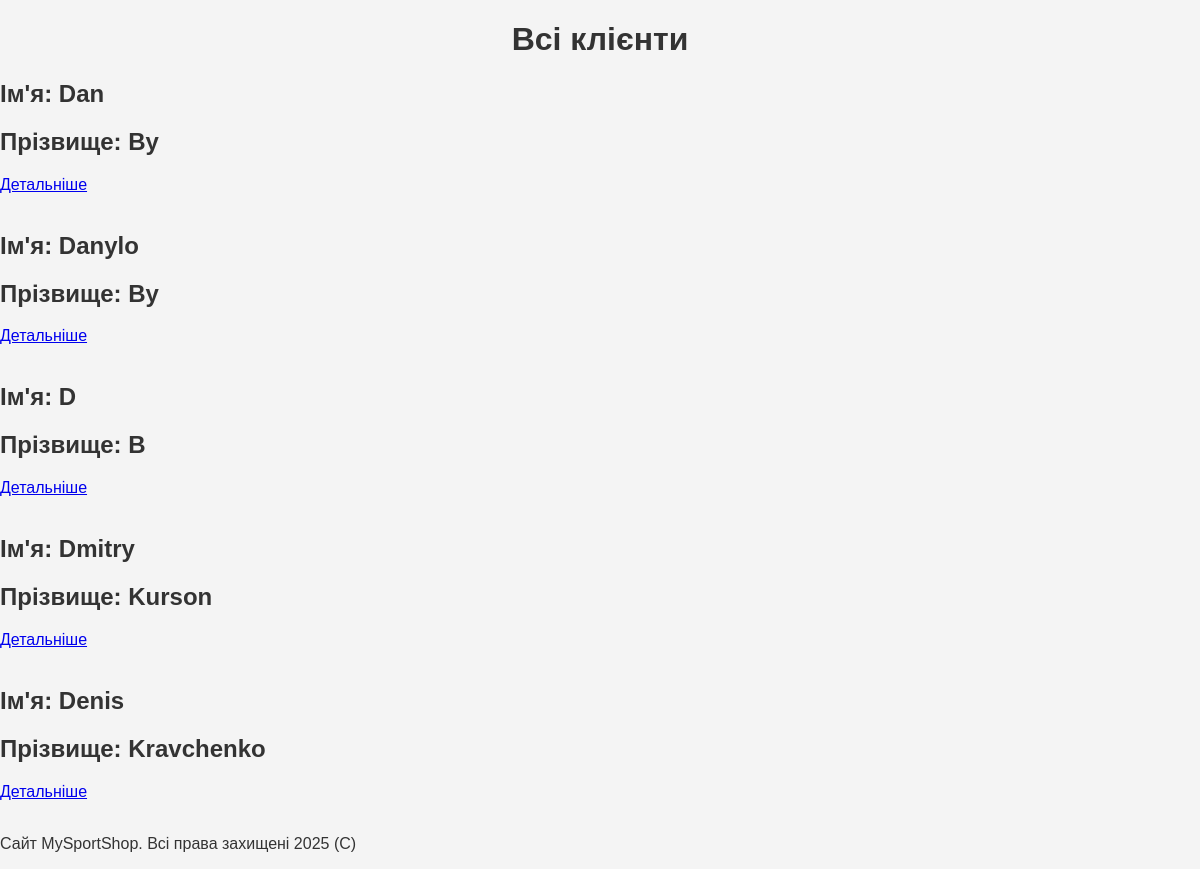
Before: /clients with the older database file.
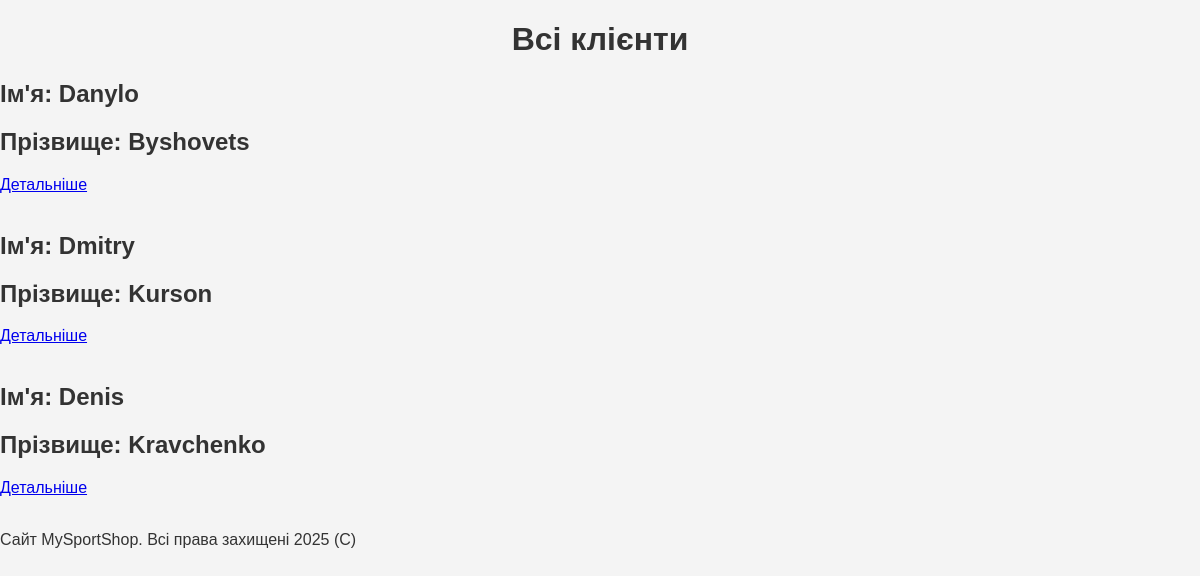
After: the same page with the newer database file.
### app.py (models this page shows, shortened)
class Client(db.Model):
    id = db.Column(db.Integer, primary_key=True)
    name = db.Column(db.String(30), nullable=False)
    surname = db.Column(db.String(30), nullable=False)
    phone = db.Column(db.String(19), nullable=False)
    cart = db.Column(db.String(1000), nullable=False)
    email = db.Column(db.String(50), nullable=False)
    password = db.Column(db.String(10), nullable=False)

### app.py (the view)
@app.route("/clients")
def show_clients():
    clients = Client.query.all()
    return render_template("clients.html", clients=clients)

### templates/clients.html (shortened to what this page needs)
{% extends 'layout.html' %}
{% block content %}
<h1>Всі клієнти</h1>
{% for el in clients %}
<div>
    <h2>Ім'я: {{ el.name }}</h2>
    <h2>Прізвище: {{ el.surname }}</h2>
    {% set client = el %}
    <a href="clients/{{client.id}}">Детальніше</a>
</div>
<br>
{% endfor %}
{% endblock %}

Changed rows visible on the page:
removed Client: name "Dan", surname "By"
removed Client: name "D", surname "B"
changed Client "Danylo": surname "By" → "Byshovets"
